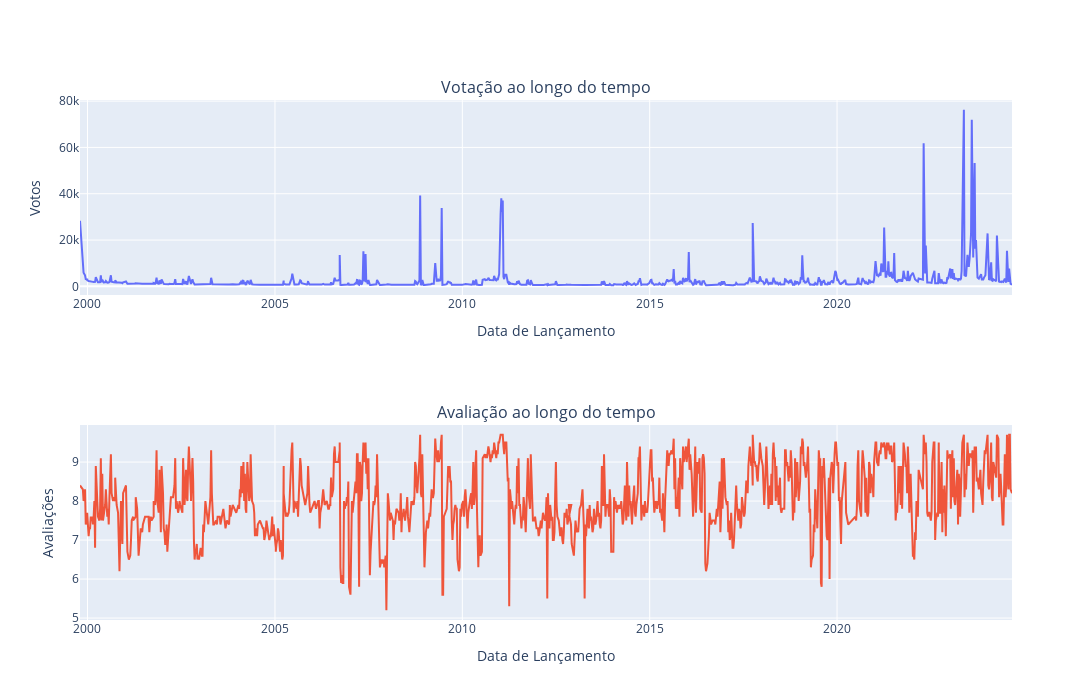

Notebook source saved alongside this figure:
### Markdown cell above
#### A quantidade de votos no anime aumentou ou diminuiu com o tempo? A avaliação média melhorou ou piorou?

### Code cell
fig = sp.make_subplots(rows=2, cols=1, subplot_titles=['Votação ao longo do tempo', 'Avaliação ao longo do tempo'])

fig.add_trace(go.Scatter(x=df['Lançamento'], y=df['Votos'], mode='lines'), row=1, col=1)
fig.update_xaxes(title_text="Data de Lançamento", row=1, col=1)
fig.update_yaxes(title_text="Votos", row=1, col=1)

fig.add_trace(go.Scatter(x=df['Lançamento'], y=df['Avaliação'], mode='lines'), row=2, col=1)
fig.update_xaxes(title_text="Data de Lançamento", row=2, col=1)
fig.update_yaxes(title_text="Avaliações", row=2, col=1)

fig.update_layout(height=700, width=1600, showlegend=False)
fig.show()

### Figure 1 — Plotly figure (JSON) as saved in the notebook; plotly's stock layout.template omitted (floating-point values rounded to 4 significant figures; data arrays with more than 128 entries replaced by an {"elided": "..."} marker saying what was removed)
{"data": [{"mode": "lines", "type": "scatter", "x": {"elided": "1117 str values"}, "xaxis": "x", "y": {"elided": "1117 int values"}, "yaxis": "y"}, {"mode": "lines", "type": "scatter", "x": {"elided": "1117 str values"}, "xaxis": "x2", "y": {"elided": "1117 float values"}, "yaxis": "y2"}], "layout": {"annotations": [{"font": {"size": 16}, "showarrow": false, "text": "Votação ao longo do tempo", "x": 0.5, "xanchor": "center", "xref": "paper", "y": 1, "yanchor": "bottom", "yref": "paper"}, {"font": {"size": 16}, "showarrow": false, "text": "Avaliação ao longo do tempo", "x": 0.5, "xanchor": "center", "xref": "paper", "y": 0.375, "yanchor": "bottom", "yref": "paper"}], "height": 700, "showlegend": false, "width": 1600, "xaxis": {"anchor": "y", "domain": [0, 1], "title": {"text": "Data de Lançamento"}}, "xaxis2": {"anchor": "y2", "domain": [0, 1], "title": {"text": "Data de Lançamento"}}, "yaxis": {"anchor": "x", "domain": [0.625, 1], "title": {"text": "Votos"}}, "yaxis2": {"anchor": "x2", "domain": [0, 0.375], "title": {"text": "Avaliações"}}}}
